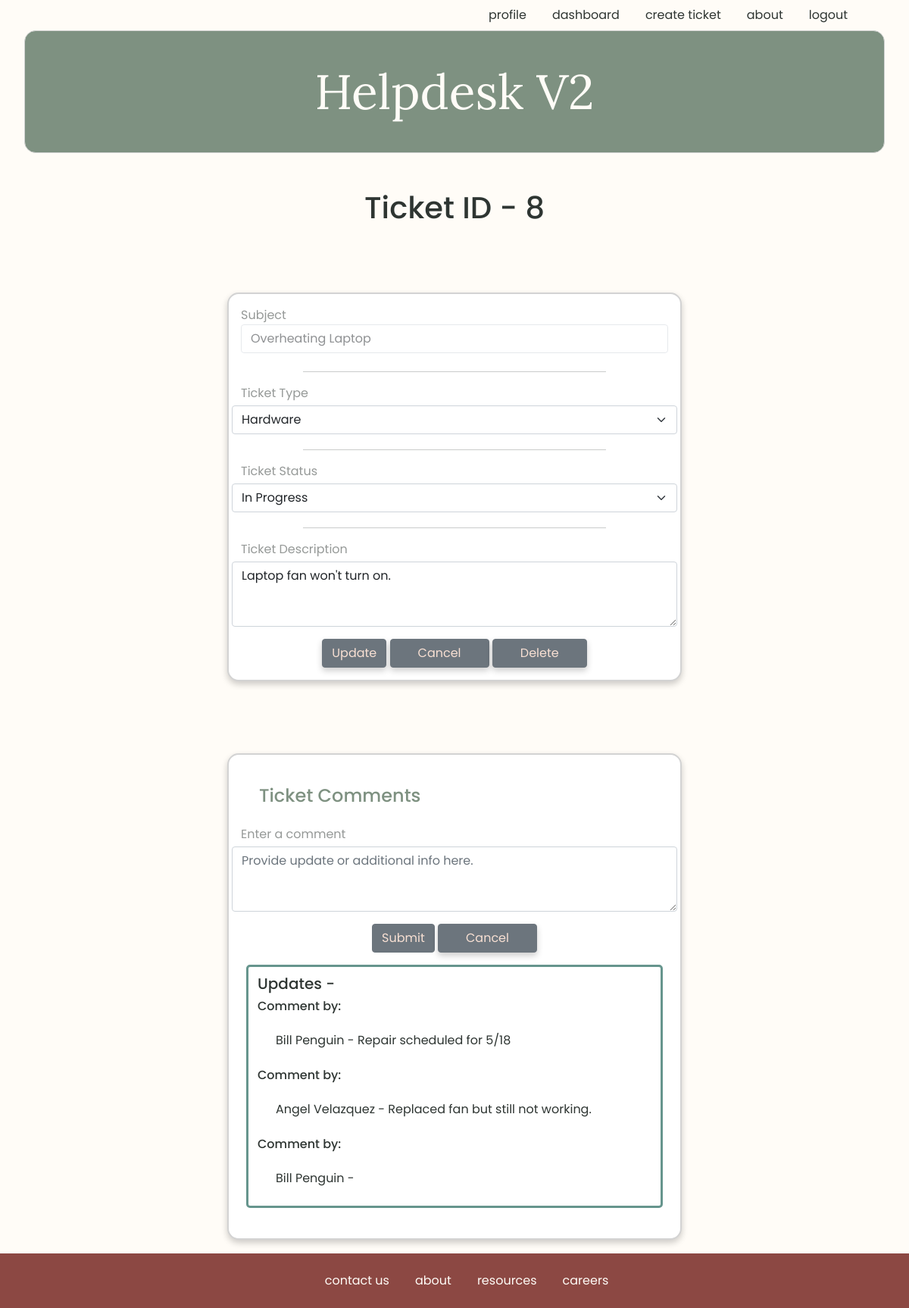
The page /ticket/8/edit (signed in) on the database its author committed.
### users/models.py (models this page shows)
class Ticket(models.Model):
    subject = models.CharField(max_length=250)
    ticket_type = models.CharField(max_length=50)
    ticket_status = models.CharField(max_length=50)
    ticket_description = models.CharField(max_length=350)
    created_by = models.ForeignKey(User, related_name="user_tickets", on_delete=models.CASCADE, null=True)
    created_at = models.DateTimeField(auto_now_add=True)
    updated_at = models.DateTimeField(auto_now=True)
    objects = TicketManager()

class Comment(models.Model):
    comment = models.CharField(max_length=255)
    poster = models.ForeignKey(User, related_name='user_comments', on_delete=models.CASCADE)
    ticket = models.ForeignKey(Ticket, related_name="post_comments", on_delete=models.CASCADE)
    created_at = models.DateTimeField(auto_now_add=True)

class User(models.Model):
    first_name = models.CharField(max_length=255)
    last_name = models.CharField(max_length=255)
    email = models.CharField(max_length=255)
    password = models.TextField()
    created_at = models.DateTimeField(auto_now_add=True)
    updated_at = models.DateTimeField(auto_now=True)
    objects = UserManager()

### users/views.py (the view)
# urls.py: path('ticket/<int:ticket_id>/edit', views.edit_ticket),
def edit_ticket(request, ticket_id):
    if 'user_id' not in request.session:
        return redirect('/')
    context = {
        "ticket": Ticket.objects.get(id=ticket_id)
    }
    return render(request, "ticket-details.html", context)

### users/templates/ticket-details.html (shortened to what this page needs)
{% include 'logged_navbar.html'%}
<h1 class="text-center m-5">Ticket ID - {{ticket.id}}</h1>
<div class="ticket-container">
    <div class="card mx-auto" style="width:600px">
        <div class="card-body">
            <form action="/ticket/{{ticket.id}}/update" method="POST">
                <div class="form-group row">
                    <label for="subject">Subject <input type="text" name="subject" class="form-control" value="{{ticket.subject}}"></label>
                </div>
                <hr />
                <div class="form-group row">
                    <label for="ticket_type">Ticket Type</label>
                    <select class="form-select" aria-label="Default select example" name="ticket_type">
                        <option selected>{{ticket.ticket_type}}</option>
                    </select>
                </div>
                <hr />
                <div class="form-group row">
                    <label for="ticket_status">Ticket Status</label>
                    <select class="form-select" aria-label="Default select example" name="ticket_status">
                        <option selected>{{ticket.ticket_status}}</option>
                    </select>
                </div>
                <hr />
                <div class="form-group row">
                    <label for="ticket_description">Ticket Description</label><textarea type="text" name="ticket_description" class="form-control" placeholder="Ticket Description" rows="3">{{ticket.ticket_description}}</textarea>
                </div>
                <div class="col text-center mt-3">
                    <button type="submit" class="btn btn-secondary">Update</button>
                    <button class="btn btn-secondary" href="/dashboard"><a href="/dashboard" style="color: #F8E0D3;">Cancel</a></button>
                    <button class="btn btn-secondary" href="/dashboard"><a href="/ticket/{{ticket.id}}/delete" style="color: #F8E0D3;">Delete</a></button>
                </div>
            </form>
        </div>
    </div>
</div>
<div>
    <div class="comment-form-container">
        <div class="card mx auto" style="width:600px">
            <div class="card-body">
                <h4>Ticket Comments</h4>
                <form action="/add_comment/{{ticket.id}}/" method="POST">
                <div class="form-group row">
                    <label for="comment">Enter a comment</label><textarea type="text" name="comment" class="form-control sm" placeholder="Provide update or additional info here." rows="3"></textarea>
                </div>
                <div class="col text-center mt-3">
                    <input type="submit" value="Submit" class="btn btn-secondary">
                    <button class="btn btn-secondary"><a href="/ticket/{{ticket.id}}/edit" style="color: #F8E0D3;">Cancel</a></button>
                </div>
                </form>
            </div>
            <div class="comment-display-container container mx auto">
                    <h5>Updates - </h5>
                {%for comment in ticket.post_comments.all%}
                    <h6>Comment by: </h6>
                    <p>{{comment.poster.first_name}} {{comment.poster.last_name}} -
                    {{ comment.comment}}</p>
                {% endfor %}
            </div>
        </div>
    </div>
</div>
{% include 'footer.html'%}

### users/static/css/style.css (style rules this page uses)
:root { --first-color: rgb(214, 228, 229); --second-color: rgb(140, 72, 67); --accent-color: rgb(229, 143, 101); --title-color: rgb(126, 145, 129); --text-color: rgb(46, 53, 50); --body-color: rgb(255, 252, 247); --body-font: "Poppins", sans-serif; --h2-font-size: 1.25rem; --small-font-size: .813rem; --smaller-font-size: .75rem; --font-medium: 500; --font-semi-bold: 600; }
@media screen and (min-width: 1024px) { :root { --h2-font-size: 1.75rem; --normal-font-size: 1rem; --small-font-size: .875rem; --smaller-font-size: .813rem; } }
* { box-sizing: border-box; padding: 0; margin: 0; }
body { background-color: var(--body-color); font-family: var(--body-font); color: var(--text-color); }
a { margin-left: 1px; margin-right: 1px; color: inherit; transition: all .3s; text-decoration: none; }
label { margin-bottom: .25rem; opacity: 50%; }
hr { width: 400px; margin-left: auto; margin-right: auto; margin-top: 20px; }
.card { border: 2px solid lightgray; border-radius: 15px; box-shadow: 0 4px 8px 0 rgba(0,0,0,0.2); transition: all .3s; margin: 2.5rem; }
.card h4 { color: var(--title-color); }
.card h4, .card p, .card a { margin: 1.5rem; }
.card a { color: inherit; text-decoration: none; transition: all .3s; }
button { cursor: pointer; background: none; text-decoration: none; border: none; box-shadow: 0 4px 8px 0 rgba(0,0,0,0.2); }
.card a { color: var(--body-color); }
.ticket-container { display: flex; justify-content: center; margin-bottom: 15px; }
.comment-form-container { display: flex; justify-content: center; margin-bottom: 50px; }
.comment-display-container { border: 3px solid #66958D; width: 550px; margin-bottom: 40px; padding-top: 10px; border-radius: 5px; }
.btn { color: #F8E0D3; }

### rows shown on the page
Ticket: id "8", subject "Overheating Laptop", ticket_type "Hardware", ticket_status "In Progress", ticket_description "Laptop fan won't turn on."
Comment: poster.first_name "Bill", poster.last_name "Penguin", comment "Repair scheduled for 5/18"
Comment: poster.first_name "Angel", poster.last_name "Velazquez", comment "Replaced fan but still not working."
Comment: poster.first_name "Bill", poster.last_name "Penguin"
